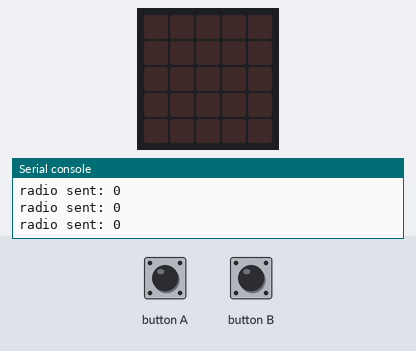
This program was run on a simulated BBC micro:bit (MakeCode). On the bench: the board's 5×5 LED display, the last lines printed to the serial console. Inputs (shaded band) come from the test bench. No radio messages arrive unless stated (any console line starting 'radio sent:' is added by the test bench).

Above: at 1.2 s.
1.3 s: button A pressed for 0.15 s
At 2.3 s:
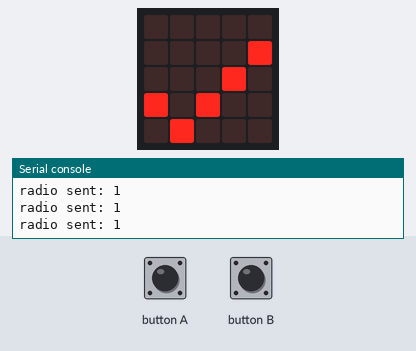
2.9 s: button B pressed for 0.15 s
At 3.5 s:
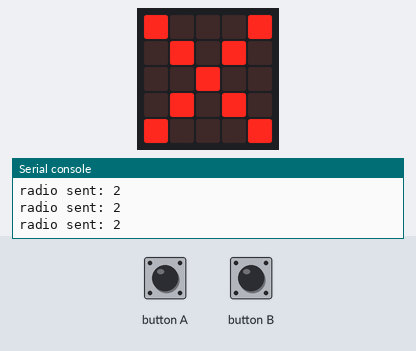
Timing chart, 0 to 5.9 s (numbered marks = the images above; inputs shaded):
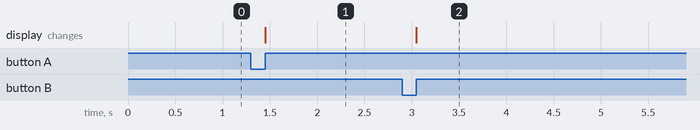

The program:

main.ts
```typescript
input.onButtonPressed(Button.A, function on_button_pressed_a() {

    state = GREENLIGHT
    basic.showIcon(IconNames.Yes)
})
input.onButtonPressed(Button.B, function on_button_pressed_b() {

    state = REDLIGHT
    basic.showIcon(IconNames.No)
})
let REDLIGHT = 0
let GREENLIGHT = 0
let state = 0
state = 0
GREENLIGHT = 1
REDLIGHT = 2
radio.setGroup(1)
basic.forever(function on_forever() {
    radio.sendNumber(state)
})
```

test.ts
```typescript
// tests gaan hier; deze zal niet worden gecompileerd wanneer dit pakket wordt gebruikt als extensie.
```

Measured:
- after the input at 1.3 s, the display: changes after 0.15 s (image 1)
- after the input at 2.9 s, the display: changes after 0.15 s (image 2)
